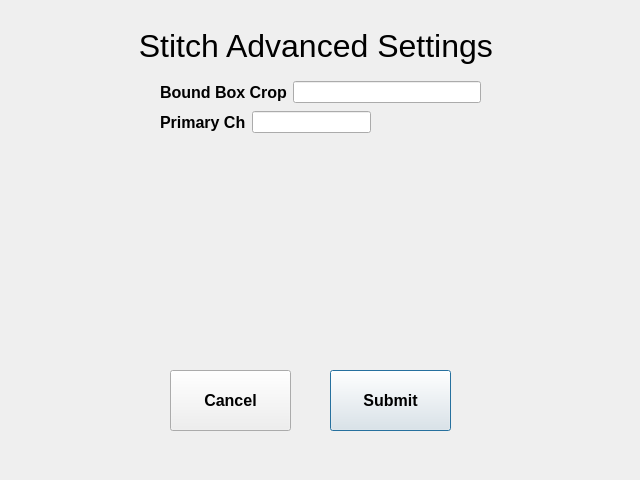
<?xml version="1.0" encoding="UTF-8"?>
<ui version="4.0">
 <class>stitchAdvanced</class>
 <widget class="QDialog" name="stitchAdvanced">
  <property name="geometry">
   <rect>
    <x>0</x>
    <y>0</y>
    <width>640</width>
    <height>480</height>
   </rect>
  </property>
  <property name="windowTitle">
   <string>Stitch Advanced Settings</string>
  </property>
  <widget class="QLabel" name="stitchAdvancedSettingsLabel">
   <property name="geometry">
    <rect>
     <x>130</x>
     <y>10</y>
     <width>421</width>
     <height>71</height>
    </rect>
   </property>
   <property name="font">
    <font>
     <pointsize>24</pointsize>
    </font>
   </property>
   <property name="text">
    <string> Stitch Advanced Settings</string>
   </property>
  </widget>
  <widget class="QPushButton" name="submitButton">
   <property name="geometry">
    <rect>
     <x>330</x>
     <y>370</y>
     <width>121</width>
     <height>61</height>
    </rect>
   </property>
   <property name="font">
    <font>
     <pointsize>12</pointsize>
     <weight>75</weight>
     <bold>true</bold>
    </font>
   </property>
   <property name="text">
    <string>Submit</string>
   </property>
  </widget>
  <widget class="QPushButton" name="cancelButton">
   <property name="geometry">
    <rect>
     <x>170</x>
     <y>370</y>
     <width>121</width>
     <height>61</height>
    </rect>
   </property>
   <property name="font">
    <font>
     <pointsize>12</pointsize>
     <weight>75</weight>
     <bold>true</bold>
    </font>
   </property>
   <property name="text">
    <string>Cancel</string>
   </property>
  </widget>
  <widget class="QWidget" name="layoutWidget">
   <property name="geometry">
    <rect>
     <x>160</x>
     <y>80</y>
     <width>321</width>
     <height>25</height>
    </rect>
   </property>
   <layout class="QHBoxLayout" name="horizontalLayout">
    <item>
     <widget class="QLabel" name="boundBoxCropLabel">
      <property name="font">
       <font>
        <pointsize>12</pointsize>
        <weight>75</weight>
        <bold>true</bold>
       </font>
      </property>
      <property name="text">
       <string>Bound Box Crop</string>
      </property>
     </widget>
    </item>
    <item>
     <widget class="QLineEdit" name="boundBoxCropLineEdit">
      <property name="alignment">
       <set>Qt::AlignRight|Qt::AlignTrailing|Qt::AlignVCenter</set>
      </property>
     </widget>
    </item>
   </layout>
  </widget>
  <widget class="QWidget" name="layoutWidget">
   <property name="geometry">
    <rect>
     <x>160</x>
     <y>110</y>
     <width>211</width>
     <height>25</height>
    </rect>
   </property>
   <layout class="QHBoxLayout" name="horizontalLayout_2">
    <item>
     <widget class="QLabel" name="primaryCHLabel">
      <property name="font">
       <font>
        <pointsize>12</pointsize>
        <weight>75</weight>
        <bold>true</bold>
       </font>
      </property>
      <property name="text">
       <string>Primary Ch</string>
      </property>
     </widget>
    </item>
    <item>
     <widget class="QLineEdit" name="primaryCHLineEdit">
      <property name="alignment">
       <set>Qt::AlignRight|Qt::AlignTrailing|Qt::AlignVCenter</set>
      </property>
     </widget>
    </item>
   </layout>
  </widget>
 </widget>
 <resources/>
 <connections/>
</ui>
